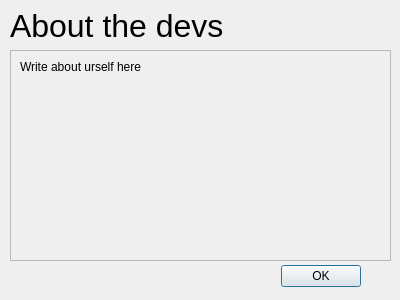
<?xml version="1.0" encoding="UTF-8"?>
<ui version="4.0">
 <class>AboutWindow</class>
 <widget class="QDialog" name="AboutWindow">
  <property name="geometry">
   <rect>
    <x>0</x>
    <y>0</y>
    <width>400</width>
    <height>300</height>
   </rect>
  </property>
  <property name="windowTitle">
   <string>Dialog</string>
  </property>
  <widget class="QDialogButtonBox" name="buttonBox">
   <property name="geometry">
    <rect>
     <x>20</x>
     <y>260</y>
     <width>341</width>
     <height>32</height>
    </rect>
   </property>
   <property name="orientation">
    <enum>Qt::Horizontal</enum>
   </property>
   <property name="standardButtons">
    <set>QDialogButtonBox::Ok</set>
   </property>
  </widget>
  <widget class="QLabel" name="label">
   <property name="geometry">
    <rect>
     <x>10</x>
     <y>0</y>
     <width>231</width>
     <height>51</height>
    </rect>
   </property>
   <property name="font">
    <font>
     <pointsize>24</pointsize>
    </font>
   </property>
   <property name="text">
    <string>About the devs</string>
   </property>
  </widget>
  <widget class="QFrame" name="frame">
   <property name="geometry">
    <rect>
     <x>10</x>
     <y>50</y>
     <width>381</width>
     <height>211</height>
    </rect>
   </property>
   <property name="frameShape">
    <enum>QFrame::StyledPanel</enum>
   </property>
   <property name="frameShadow">
    <enum>QFrame::Raised</enum>
   </property>
   <property name="lineWidth">
    <number>2</number>
   </property>
   <property name="midLineWidth">
    <number>2</number>
   </property>
   <widget class="QLabel" name="label_2">
    <property name="geometry">
     <rect>
      <x>10</x>
      <y>10</y>
      <width>351</width>
      <height>181</height>
     </rect>
    </property>
    <property name="text">
     <string>Write about urself here</string>
    </property>
    <property name="alignment">
     <set>Qt::AlignLeading|Qt::AlignLeft|Qt::AlignTop</set>
    </property>
   </widget>
  </widget>
 </widget>
 <resources/>
 <connections>
  <connection>
   <sender>buttonBox</sender>
   <signal>accepted()</signal>
   <receiver>AboutWindow</receiver>
   <slot>accept()</slot>
   <hints>
    <hint type="sourcelabel">
     <x>248</x>
     <y>254</y>
    </hint>
    <hint type="destinationlabel">
     <x>157</x>
     <y>274</y>
    </hint>
   </hints>
  </connection>
 </connections>
</ui>
